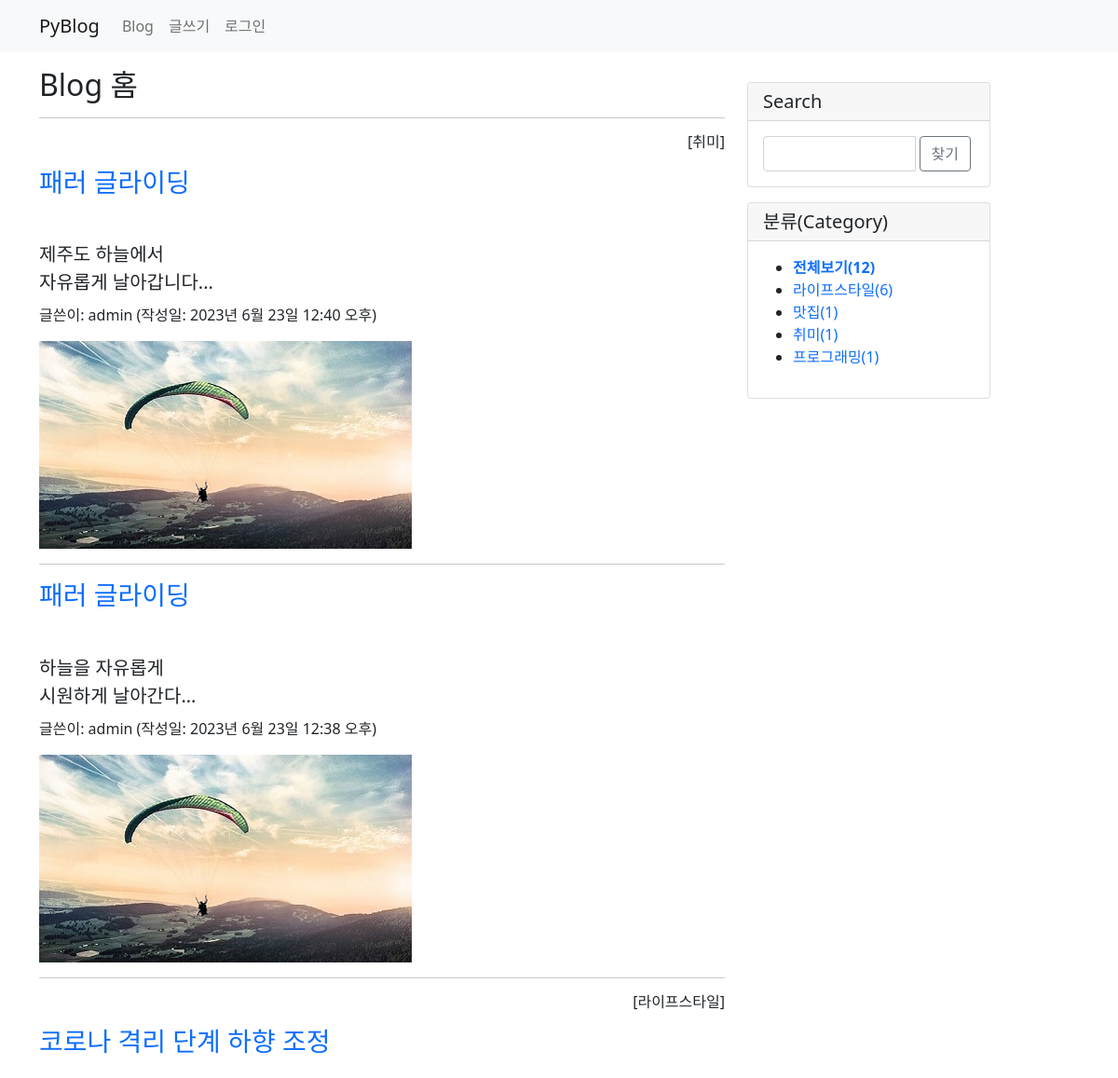
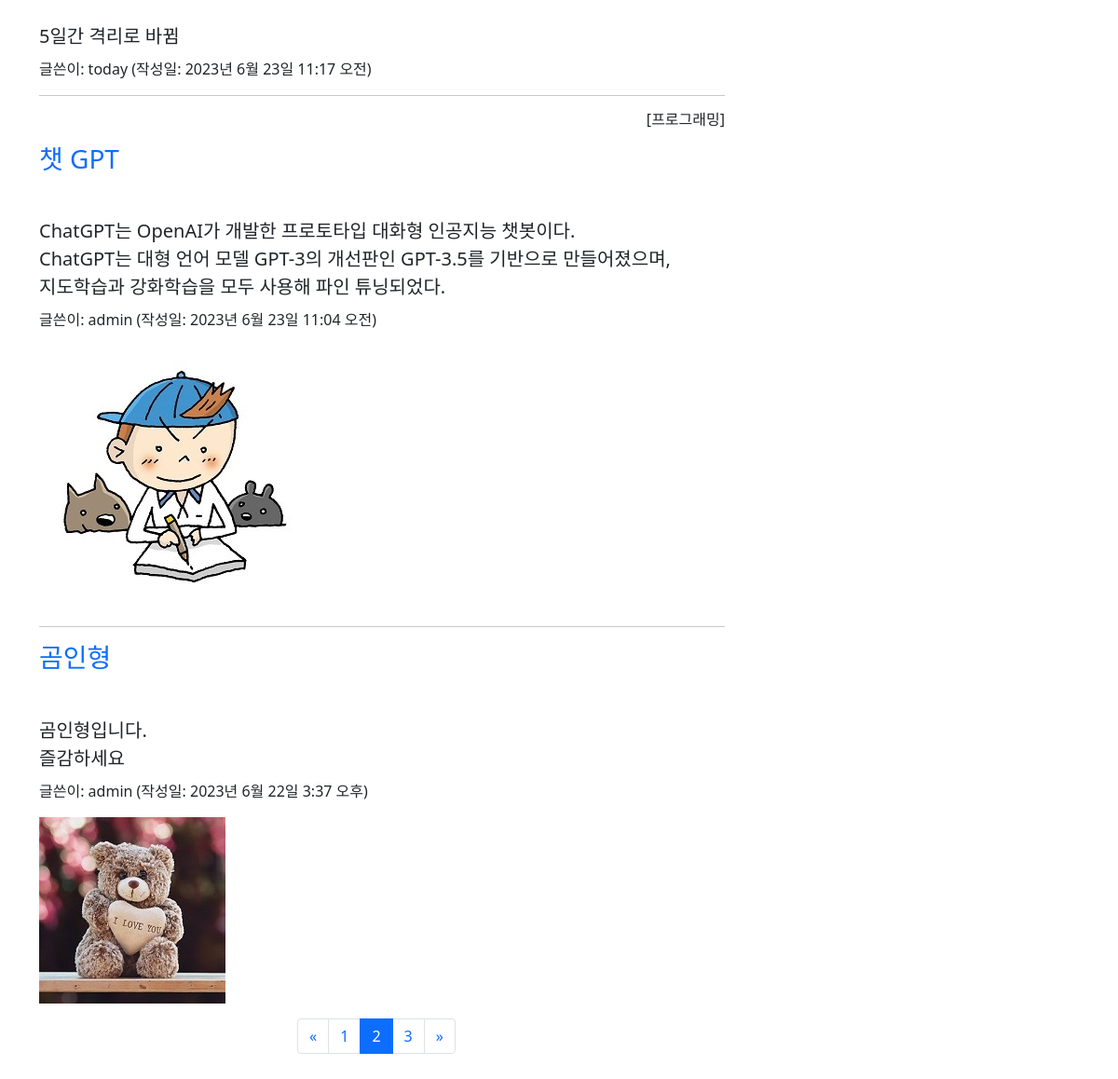
Screenshot of /blog/?page=2 with the database file from the repository (2 pictures, top to bottom).
### blog/models.py (models this page shows, shortened)
class Post(models.Model):
    author = models.ForeignKey(User, on_delete=models.CASCADE)
    title = models.CharField(max_length=100)  #제목
    content = models.TextField()              #내용
    pub_date = models.DateTimeField()         #발행일
    modify_date = models.DateTimeField(null=True, blank=True) #입력 폼이 비어도 됨
    photo = models.ImageField(upload_to='blog/images/%Y/%m/%d/',
                    null=True, blank=True)  #null 허용, 파일을 첨부하지 않을수 있음
    file = models.FileField(upload_to='blog/files/%Y/%m/%d/',
                    null=True, blank=True)
    category = models.ForeignKey(Category, null=True, blank=True,
                    on_delete=models.SET_NULL)

class Category(models.Model):
    name = models.CharField(max_length=50, unique=True)
    slug = models.SlugField(max_length=200, unique=True,
                allow_unicode=True)
    def __str__(self):
        return self.name
    def get_absolute_url(self):
        return reverse('blog:category_page', args=[self.slug])
    class Meta:
        ordering = ['name']  # 이름순 정렬
        verbose_name = 'category'
        verbose_name_plural = 'categories'

### blog/views.py (the view)
# urls.py: path('', views.post_list, name='post_list'), # 목록
def post_list(request):
    post_list = Post.objects.order_by('-pub_date') # 포스트 전체 검색
    categories = Category.objects.all() #카테고리 전체 검색
    total_post = len(post_list)
    kw = request.GET.get('kw', '')  #입력폼의 넘어온 키워드
    if kw:
        post_list = post_list.filter(
            Q(title__icontains=kw) |   #제목 검색
            Q(content__icontains=kw) | #내용 검색
            Q(author__username__icontains=kw) #글쓴이 검색
        ).distinct()
    page = request.GET.get('page', 1)
    paginator = Paginator(post_list, 5)  # 페이당 포스트 개수 - 5
    page_obj = paginator.get_page(page)
    context = {
        'post_list': page_obj,
        'categories': categories,
        'total_post': total_post,
        'kw': kw
    }
    return render(request, 'blog/post_list.html', context)

### templates/blog/post_list.html (shortened to what this page needs)
{% extends 'base.html' %}
{% block content %}
    <h2>Blog 홈</h2>
    {% if post_list %}
        {% for post in post_list %}
            <hr>
            {% if post.category %}
                <h6 class="text-end">[{{ post.category }}]</h6>
            {% endif %}
            <h3 class="my-3">
                <a href="{% url 'blog:detail' post.id %}">
                    {{ post.title }}
                </a>
            </h3>
            <h5 style="white-space: pre-line; line-height: 1.5">
                {{ post.content }}
            </h5>
            <p>글쓴이: {{ post.author }} (작성일: {{ post.pub_date }})
            </p>
            {% if post.photo %}
                <img src="{{ post.photo.url }}">
            {% endif %}
        {% endfor %}
    {% else %}
        <p>포스트가 없습니다.</p>
    {% endif %}
    <div class="row my-3">
        <ul class="pagination justify-content-center">
            {% if post_list.has_previous %}
                <li class="page-item">
                    <a class="page-link"
                       href="?page={{ post_list.previous_page_number }}">&laquo;</a>
                </li>
            {% else %}
                <li class="page-item disabled">
                    <a class="page-link" href="">&laquo;</a>
                </li>
            {% endif %}
            {% for page_number in post_list.paginator.page_range %}
                {% if page_number == post_list.number %}
                <li class="page-item active">
                    <a class="page-link" href="?page={{ page_number }}">
                        {{ page_number }}
                    </a>
                </li>
                {% else %}
                <li class="page-item">
                    <a class="page-link" href="?page={{ page_number }}">
                        {{ page_number }}
                    </a>
                </li>
                {% endif %}
            {% endfor %}
            {% if post_list.has_next %}
                <li class="page-item">
                    <a class="page-link"
                       href="?page={{ post_list.next_page_number }}">&raquo;</a>
                </li>
            {% else %}
                <li class="page-item disabled">
                    <a class="page-link" href="">&raquo;</a>
                </li>
            {% endif %}
        </ul>
    </div>
{% endblock %}

### templates/base.html (shortened to what this page needs)
<!DOCTYPE html>
<html lang="en">
{% load static %}
<head>
    <link rel="stylesheet" href="{% static 'blog/css/bootstrap.css' %}">
    <link rel="stylesheet" href="{% static 'blog/css/style.css' %}">
</head>
<body>
{% include 'navbar.html' %}
<div class="container my-3">
    <div class="row">
        <div class="col-8">
            {% block content %}
            {% endblock %}
        </div>
        <div class="col-4 col-lg-3">
            <div class="card my-3">
                <h5 class="card-header">Search</h5>
                <div class="card-body">
                    <div class="input-group">
                        <input type="text" class="kw form-control"
                                value="{{ kw }}">
                        <div class="input-group-append mx-1">
                            <button type="button" id="btn_search"
                                class="btn btn-outline-secondary">찾기</button>
                        </div>
                    </div>
                </div>
            </div>
            <div class="card my-3">
                <h5 class="card-header">분류(Category)</h5>
                <div class="card-body">
                    <ul>
                        <li>
                            <a href="{% url 'blog:post_list' %}">
                                {% if not current_category %}
                                    <b>전체보기({{ total_post }})</b>
                                {% else %}
                                    전체보기({{ total_post }})
                                {% endif %}
                            </a>
                        </li>
                        {% for category in categories %}
                            {% if current_category.slug == category.slug %}
                            <li style="background: #ff0">
                                <a href="{{ category.get_absolute_url }}">
                                {{ category.name }}({{ category.post_set.count }})
                                </a>
                            </li>
                            {% else %}
                            <li>
                                <a href="{{ category.get_absolute_url }}">
                                {{ category.name }}({{ category.post_set.count }})
                                </a>
                            </li>
                            {% endif %}
                        {% endfor %}
                    </ul>
                </div>
            </div>
        </div>
    </div>
</div>
</body>
</html>

### templates/navbar.html (shortened to what this page needs)
{% load socialaccount %}
<nav class="navbar navbar-expand-lg navbar-light bg-light">
  <div class="container">
    <a class="navbar-brand" href="/">PyBlog</a>
    <div class="collapse navbar-collapse" id="navbarNavDropdown">
      <ul class="navbar-nav">
        <li class="nav-item">
          <a class="nav-link" href="{% url 'blog:post_list' %}">Blog</a>
        </li>
        <li class="nav-item">
          <a class="nav-link" href="{% url 'blog:post_create' %}">글쓰기</a>
        </li>
      </ul>
      <ul class="navbar-nav ml-auto">
        {% if user.is_authenticated %}
          <li class="nav-item dropdown">
            <a class="nav-link dropdown-toggle" href="#" id="navbarDropdownMenuLink"
               data-bs-toggle="dropdown">{{ user.username }}</a>
            <div class="dropdown-menu" aria-labelledby="navbarDropdownMenuLink">
              <a class="dropdown-item" href="{% url 'common:logout' %}">로그아웃</a>
            </div>
          </li>
        {% else %}
          <li class="nav-item">
            <a class="nav-link" href="#" data-bs-target="#loginModal"
               data-bs-toggle="modal">로그인</a>
          </li>
        {% endif %}
      </ul>
    </div>
  </div>
</nav>

### static/blog/css/style.css (style rules this page uses)
a { text-decoration: none; }

### rows the page displays
Post: category "취미", title "패러 글라이딩", content "제주도 하늘에서 자유롭게 날아갑니다...", author "admin", pub_date "2023년 6월 23일 12:40 오후", photo (picture)
Post: title "패러 글라이딩", content "하늘을 자유롭게 시원하게 날아간다...", author "admin", pub_date "2023년 6월 23일 12:38 오후", photo (picture)
Post: category "라이프스타일", title "코로나 격리 단계 하향 조정", content "5일간 격리로 바뀜", author "today", pub_date "2023년 6월 23일 11:17 오전"
Post: category "프로그래밍", title "챗 GPT", content "ChatGPT는 OpenAI가 개발한 프로토타입 대화형 인공지능 챗봇이다. ChatGPT는 대형 언어 모델 GPT-3의 개선판인 GPT-3.5를 기반으로 만들어졌으며, 지도학습과 강화학습을 모두 사용해 파인 튜닝되었다.", author "admin", pub_date "2023년 6월 23일 11:04 오전", photo (picture)
Post: title "곰인형", content "곰인형입니다. 즐감하세요", author "admin", pub_date "2023년 6월 22일 3:37 오후", photo (picture)
Category: name "라이프스타일", post_set.count "6"
Category: name "맛집", post_set.count "1"
Category: name "취미", post_set.count "1"
Category: name "프로그래밍", post_set.count "1"

### other values shown
{{ page_number }} "1" "3"
{{ page_number }} "2"
{{ total_post }} "12"
